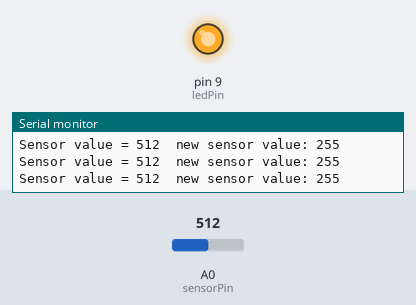
Bench run of a sketch on a simulated Arduino Uno, built with avr-gcc and run on an emulated ATmega328P. On the bench: output pins drawn as LEDs (lit = HIGH), the last lines printed to the serial monitor. The test bench sets the inputs (shaded band); at power-on: A0 (sensorPin) = 512.

Above: at 1.2 s.
1.3 s: A0 (sensorPin) set to 312
4.3 s: A0 (sensorPin) set to 291
At 5.4 s:
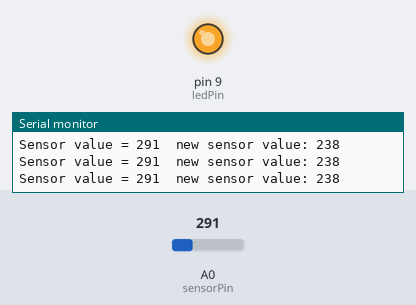
5.8 s: A0 (sensorPin) set to 122
At 6.3 s:
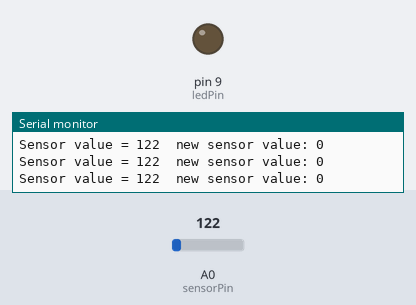
Timing chart, 0 to 8.8 s (numbered marks = the images above; inputs shaded):
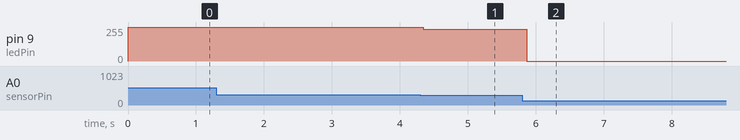

Measured:
- after the input at 4.3 s, pin 9 (ledPin): 255/255 → 238/255 at once
- after the input at 5.8 s, pin 9 (ledPin): 238/255 → 0/255 after 0.07 s

The sketch:

slide48_wk4_CompCraft.ino
```cpp
int sensorPin = A0; //bc using <analog> 0 pin
int sensorValue = 0; //in the beginning
int ledPin = 9; //number in gnd/ground

void setup() {
  Serial.begin(9600);
  pinMode(sensorPin, INPUT); //define what is the role/mode for the pin
  pinMode(ledPin, OUTPUT);


}

void loop() {
  //Serial.println("hello world"); //ln means "in a line" so that its not horizontally forever

 sensorValue = analogRead (sensorPin); //to get data from the analog arduino
 Serial.print ("Sensor value = ");
 Serial.print (sensorValue);
 Serial.print("\t"); //split the line into two in serial monitor to see clearer


 int newSensorValue = map(sensorValue, 160, 300, 0, 255);
 //map one range to another range, from 160-300 to 0-255

 newSensorValue = constrain (newSensorValue, 0, 255);

 Serial.print("new sensor value: ");
 Serial.println(newSensorValue);

 analogWrite(ledPin, newSensorValue);
 //want the led to track the sensor, to change with

}
```
